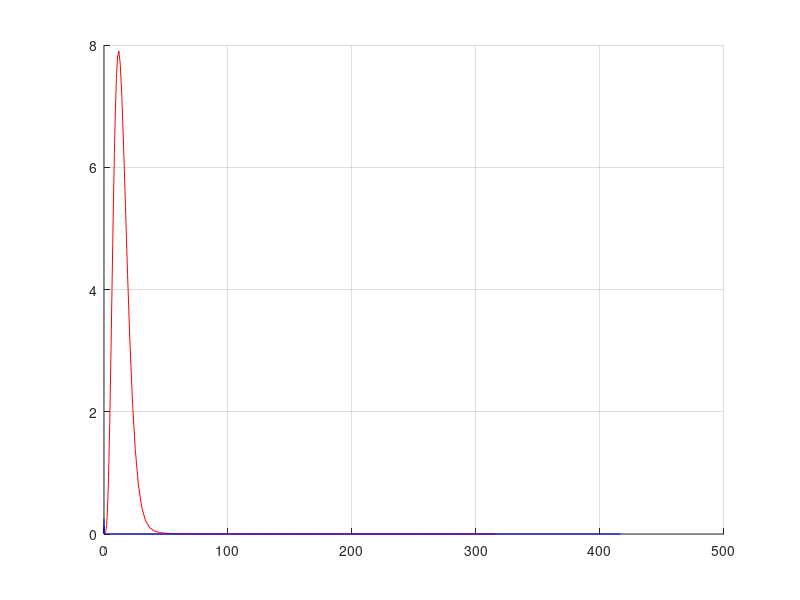

The MATLAB script that drew this image:
load Pe8.dat;
load Fe8.dat;
load Pe9.dat;
load Fe9.dat;

N= size(Pe8,2);
figure(1);
hold on;
plot(Pe8(1:N), Fe8(1:N), 'red', Pe9(1:N), Fe9(1:N), 'blue');
grid;